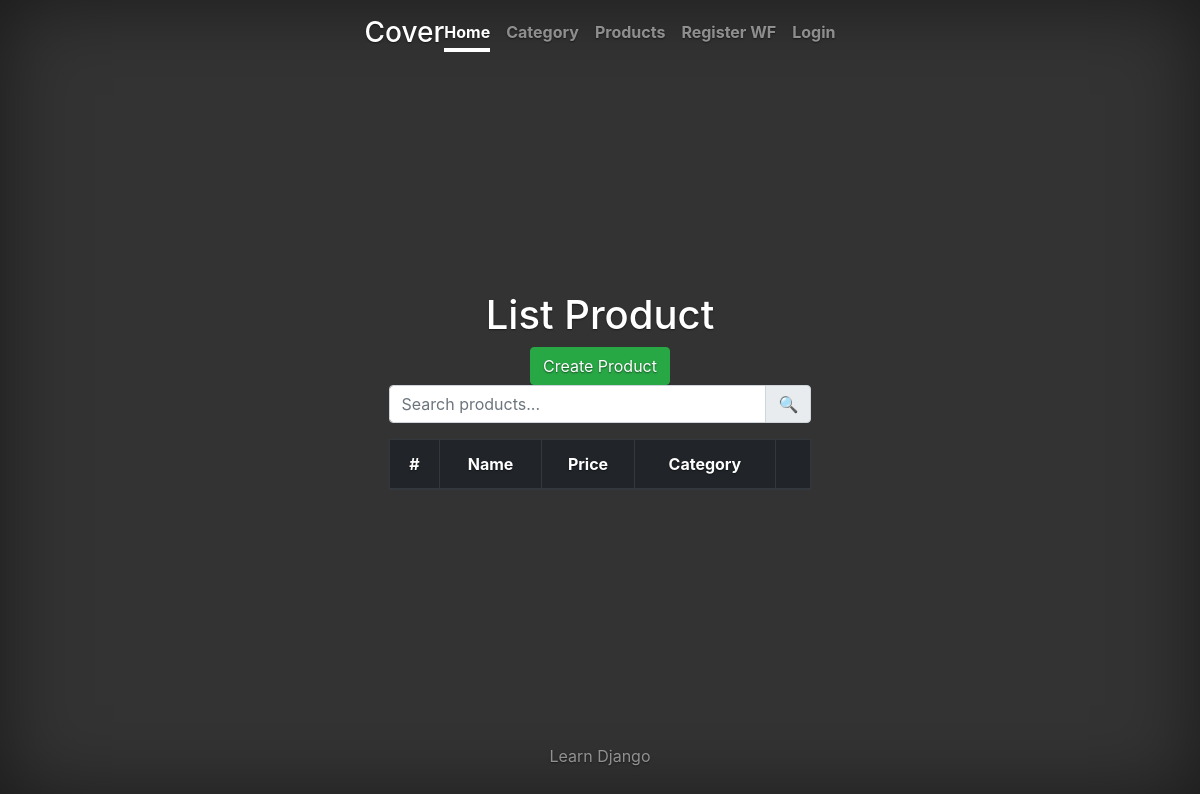
Before: /store/list_products with the older database file.
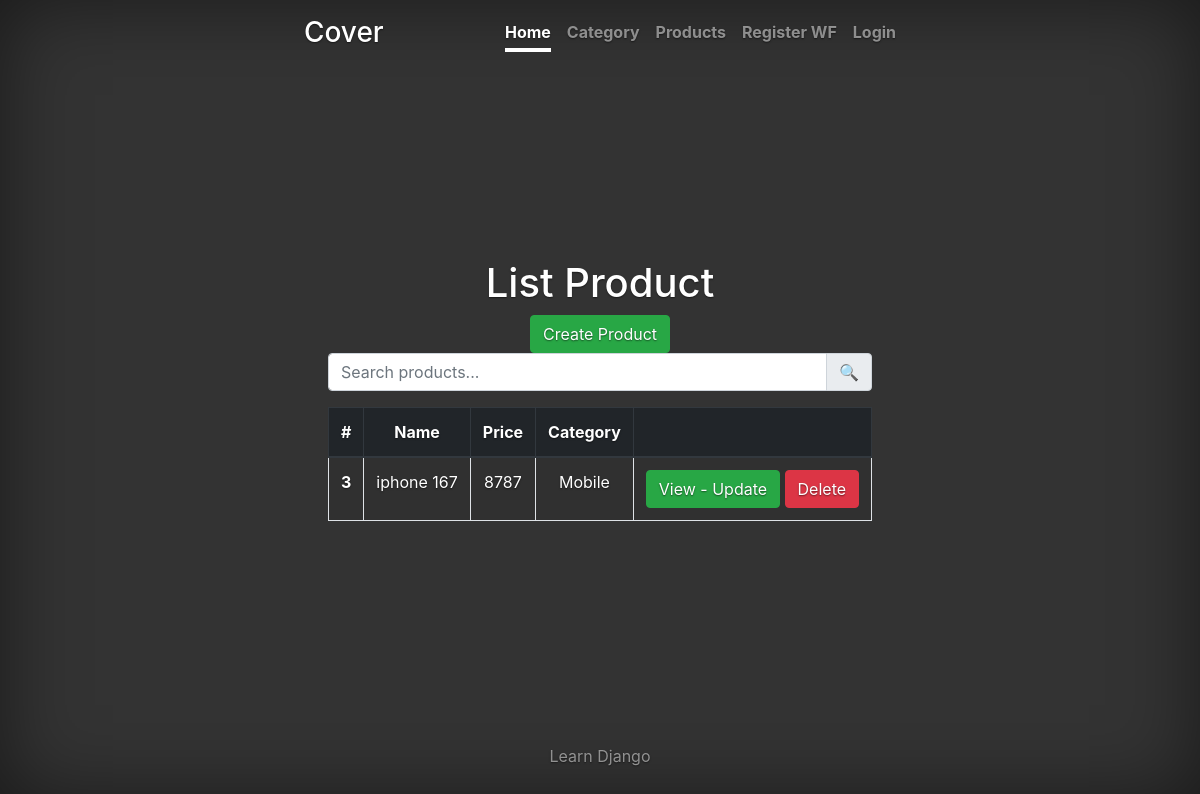
After: the same page with the newer database file.
### store/models.py (models this page shows)
class Product(models.Model):
    name = models.CharField(max_length=100)
    price = models.PositiveIntegerField(default=0)
    category = models.ForeignKey(Category, on_delete=models.CASCADE)
    class Meta:
        verbose_name_plural = "products"
        verbose_name = "Product"
        db_table = 'product'
        ordering = ["name"]

class Category(models.Model):
    name = models.CharField(max_length=100)
    key = models.CharField(unique=True, max_length=100)
    class Meta:
        verbose_name_plural = "Categories"
        ordering = ["name"]
        verbose_name = "Category"
        db_table = 'category'

### store/views.py (the view)
# urls.py: path('list_products', product_list_view, name='list_products'),
def product_list_view(request):
    search = request.GET.get('search_input')
    if search:
        products = Product.objects.filter(name__contains=search)
    else:
        products = Product.objects.all()
    return render(request, 'product_list_view.html', {'products': products})

### templates/product_list_view.html (shortened to what this page needs)
{% extends 'base_layout.html' %}
{% block main %}
    <h1>List Product</h1>
    <a class="btn btn-success" href="{% url 'create_product' %}">
        Create Product
    </a>
    <form action="{% url 'list_products' %}" method="GET">
        <div class="input-group mb-3">
            <input type="text" class="form-control" name="search_input" placeholder="Search products..."
                   aria-label="Search products">
            <div class="input-group-append">
                <button type="submit" class="input-group-text">
                    🔍
                </button>
            </div>
        </div>
    </form>
    <table class="table table-striped table-hover table-bordered">
        <thead class="thead-dark">
        <tr>
            <th scope="col">#</th>
            <th scope="col">Name</th>
            <th scope="col">Price</th>
            <th scope="col">Category</th>
            <th scope="col"></th>
        </tr>
        </thead>
        <tbody>
        {% for c in products %}
            <tr>
                <th scope="row">{{ c.id }}</th>
                <td>{{ c.name }}</td>
                <td>{{ c.price }}</td>
                <td>{{ c.category.name }}</td>
                <td>
                    <a class="btn btn-success" href="{% url 'update_product' id=c.id %}">
                        View - Update
                    </a>
                    <a class="btn btn-danger" href="{% url 'delete_product' id=c.id %}">
                        Delete
                    </a>
                </td>
            </tr>
        {% endfor %}
        </tbody>
    </table>
{% endblock %}

Changed rows visible on the page:
added Product: id "3", name "iphone 167", price "8787", category.name "Mobile"
